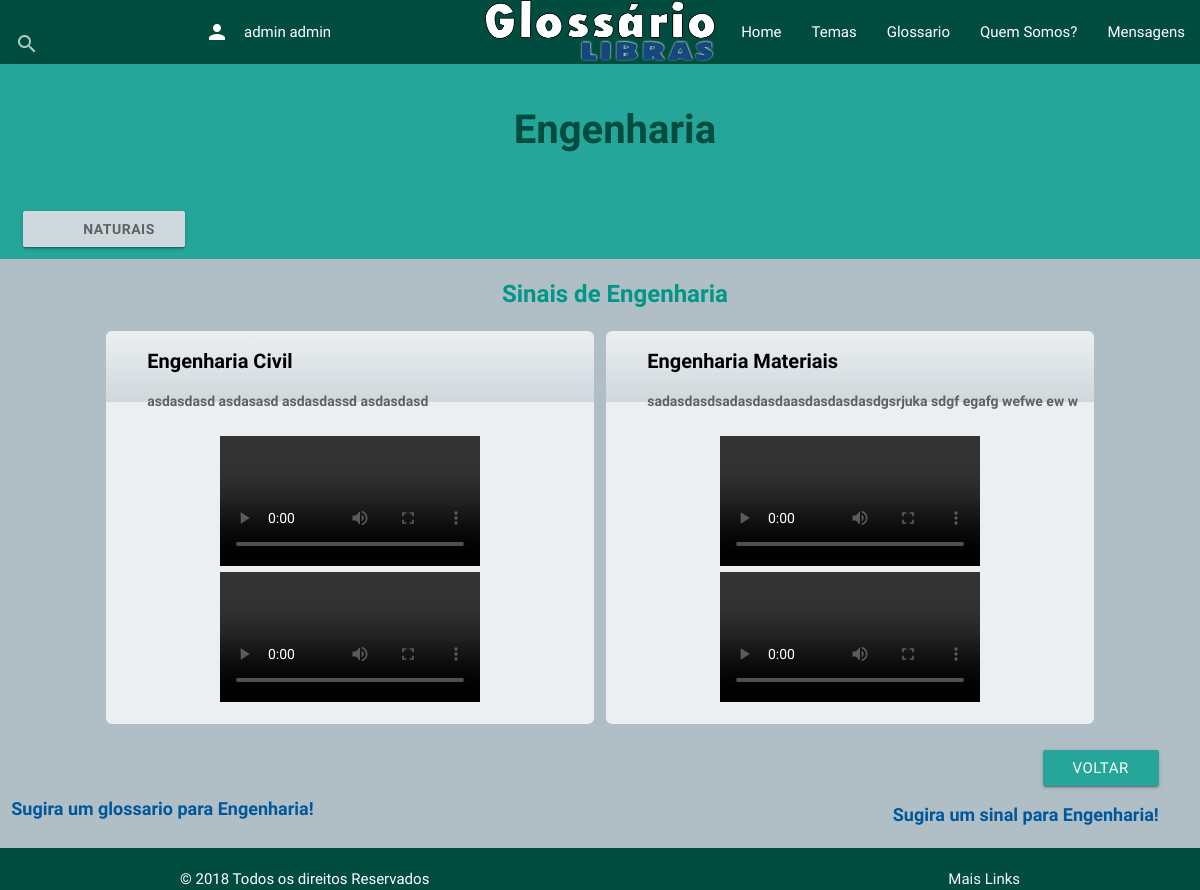
Screenshot of /Glossario/conteudo-categorias-glossarios/1/ (signed in) with the database file from the repository.
### Glossario/models.py (models this page shows, shortened)
class Perfil(models.Model):
    user = models.OneToOneField(User, on_delete=models.CASCADE, null=True, editable=False)
    nome = models.CharField(max_length=255, null=False)
    sobrenome = models.CharField(max_length=255, null=True)
    curso = models.CharField(max_length=255, null=True)
    universidade = models.CharField(max_length=255, null=True)
    glossarios_responsavel = models.ManyToManyField(Glossario, related_name='responsavel', blank=True)
    glossarios = models.ManyToManyField(Glossario, related_name='membro', blank=True)

class Glossario(models.Model):
    titulo = models.CharField(max_length=200)
    pai = models.ForeignKey("self", on_delete=models.CASCADE, default=None, blank=True, null=True)
    postado = models.BooleanField(default=False)

class Sinal(models.Model):
    glossario = models.ForeignKey(Glossario, on_delete=models.CASCADE)
    titulo = models.CharField(max_length=100)
    descricao = models.TextField()
    sinal_video = models.FileField(upload_to='videos', null=False)
    postado = models.BooleanField(default=False)
    temas = models.ManyToManyField(Tema, blank=True)
    postador = models.ForeignKey(Perfil, on_delete=models.CASCADE, editable=False, null=True)
    conceito_video = models.FileField(upload_to='videos', null=True)

### Glossario/views.py (the view)
# urls.py: path('conteudo-categorias-glossarios/<int:glossario_id>/', views.conteudo_glossario, name='conteudo-glossario'),
@login_required
def conteudo_glossario(request, glossario_id):
    try:
        user_logado_id = request.user.id
        perfis = Perfil.objects.all()
        perfil_logado = Perfil.objects.get( user=user_logado_id )
        glossario = Glossario.objects.get(pk=glossario_id)
        lista_glossarios_filhos = perfil_logado.glossarios.filter(pai = glossario_id)
        lista_glossarios_responsavel = perfil_logado.glossarios_responsavel.filter( pai = glossario_id)
        lista_sinais = Sinal.objects.filter(glossario__id=glossario_id, postado=True)
        context = {'lista_sinais': lista_sinais,
                   'glossario': glossario,
                   'perfil_logado': perfil_logado,
                   'lista_glossarios_filhos': lista_glossarios_filhos,
                   'lista_glossarios_responsavel': lista_glossarios_responsavel}
    except Glossario.DoesNotExist:
        raise Http404("Glossario não existe")
    return render(request,'Glossario/sinais-glossario.html', context)

### Glossario/templates/Glossario/sinais-glossario.html (shortened to what this page needs)
{% extends 'Glossario/base.html' %}
 {% block content %}
  <div class="row  unidades2">
      	<div class="col s12">
   			<center><h1>{{ glossario.titulo }}</h1></center>
   	   	</div>
 		<br></br>		<br></br>		<br></br>
      	<div class=" col s12 ">
			{% if lista_glossarios_filhos  %}
				{% for glossario in lista_glossarios_filhos %}
					<a href="/conteudo-categorias-glossarios/{{ glossario.id }}/" class="subtitulo btn blue-grey lighten-4">{{ glossario.titulo }}</a>
				 {% endfor %}
				 {% else %}
			 	   <center><p>{{ glossario.titulo }} não tem sinais</p></center>
			{% endif %}
  		 </div>
	 </div>
	{% if lista_sinais %}
		<center><h3>Sinais de {{ glossario.titulo }} </h3></center>
			<div class="row">
			{% for sinal in lista_sinais %}
					 		<div class="col l5 push-l1 unidades3 center">
						 		<ul>
							     	<a class ="titulo left">{{ sinal.titulo }}</a>
							  	    <br></br>
							  	    <a class ="subtitulo left">{{ sinal.descricao }}</a>
							     	<br></br>
							     	<li><video   width="260" controls><source class="center" src="/static/Glossario/{{ sinal.sinal_video }}" type="video/mp4"></video>
					   			    <video   width="260" controls><source src="/static/Glossario/{{ sinal.conceito_video }}" type="video/mp4"></video>
					   			</ul>
				   			</div>
		 	{% endfor %}
		 </div>
	{% else %}
		<center> <p>Nao existem videos cadastrados.</p> </center>
	{% endif %}
{% endblock %}
{% block footer %}
 		<div class="footer">
			<div class="row" >
				<div class="col s6  ">
					<br></br>
					<a class ="link" href="/{{ glossario.id }}/enviar-glossario/ "/> Sugira um glossario para {{ glossario.titulo }}!</a>
				</div>
				<div class="col s6 push-s1  right-align">
					<button class="waves-effect waves-light btn color #01579b" type="submit" nome="voltar" onclick='history.go(-1)' >Voltar</button>
					<a class ="link" href="/{{ glossario.id }}/enviar-sinal/ "/> Sugira um sinal para {{ glossario.titulo }}!</a>
				</div>
			</div>
		</div>
{% endblock %}

### Glossario/templates/Glossario/base.html (shortened to what this page needs)
{% load staticfiles %}
<!DOCTYPE html>
<html lang= "pt-br">
	<head>
		<link rel="stylesheet" type="text/css" href="../../static/Glossario/css/materialize.css">
		<link rel="stylesheet" type="text/css" href="../../static/Glossario/css/stilo-trabalho.css"/>
	</head>
   	<body>
   	<header>
   	<nav class="teal darken-4">
		<div class="nav-wrapper col 9">
			 <a href="http://localhost:8000/"><img href="/http://localhost:8000/" class="brand-logo center" src="../../static/Glossario/imagens/glossarioLibras.png" height="62" width="230" class="center"></a>
			<ul id="nav-mobile" class="right hide-on-med-and-down">
		        <li><a href="http://localhost:8000/"> Home </a></li>
		        <li><a href="http://localhost:8000/conteudo-categorias-temas/"> Temas </a></li>
		        <li><a href="http://localhost:8000/conteudo-categorias-glossarios/"> Glossario </a></li>
		        <li><a href="#"> Quem Somos? </a></li>
		        <li><a href="">Mensagens</a></li>
		    </ul>
           <form  class="left input-field" action="/resultado-pesquisa/?pesquisa=">
                <input type="text" name="pesquisa">
                <label  class="label" ><i class="material-icons right">search</i></label></form>
                {%  if user.is_authenticated  %}
                <ul class="left hide-on-med-and-down ">
	        			<li><a type="button"  id="MostrarEsconderMensagem">{{ perfil_logado.nome }} {{ perfil_logado.sobrenome }}<i class="material-icons left">person</i></a></li>
	           		</ul>
	            {% else %}
	            	<ul class="left hide-on-med-and-down ">
	        			<li><a class="waves-effect waves-light btn" href="http://localhost:8000/Usuarios/login/">Fazer Login</a></li>
	            	</ul>
	            {% endif %}
   	  	</div>
  	</nav>
  	</header>
	<main>
		{% block content %}
		{% endblock %}
	</main>
	<footer>
		<div >
		{% block footer %}
		{% endblock %}
		<div >
		<footer class="page-footer  teal darken-4"  >
        <div class="col l12">
            <div class="container ">© 2018 Todos os direitos Reservados<a class="grey-text text-lighten-4 right" href="#!">Mais Links</a>
        </div>
        </div>
       </footer>
    </footer>
  	</body>
 </html>

### Glossario/static/Glossario/css/stilo-trabalho.css (style rules this page uses)
body { display: flex; min-height: 100vh; flex-direction: column; background-color: #b0bec5; }
main { flex: 1 0 auto; }
.footer { position:static; bottom: 5%; width: 90%; }
.unidades2 { padding: 1%; background-color: #26a69a; }
.unidades3 { border-radius: 12px; border: 6px solid #b0bec5; background-image: linear-gradient( to top ,#eceff1 82%, #cfd8dc 80%, #eceff1 100% ); }
h1 { font-size: 40px; text-indent: 30px; font-weight: bold; color: #004d40; list-style: none; }
h3 { font-size: 24px; text-indent: 30px; font-weight: bold; color: #009688; list-style: none; }
.titulo { font-size: 20px; text-indent: 30px; font-weight: bold; color:black ; list-style: none; }
.subtitulo { font-size: 14px; text-indent: 30px; font-weight: bold; color:#616161 ; list-style: none; }
.link { font-size: 18px; text-indent: 30px; font-weight: bold; color:#01579b ; list-style: none; }

### rows the page displays
Perfil: nome "admin", sobrenome "admin"
Glossario: titulo "Engenharia"
Glossario: titulo "NATURAIS"
Sinal: titulo "Engenharia Civil", descricao "asdasdasd asdasasd asdasdassd asdasdasd"
Sinal: titulo "Engenharia Materiais", descricao "sadasdasdsadasdasdaasdasdasdasdgsrjuka sdgf egafg wefwe ew w"
